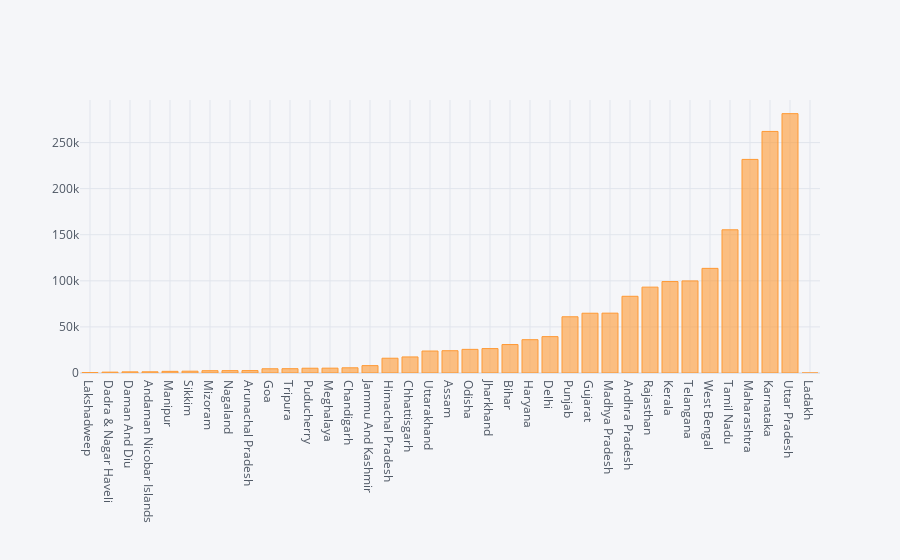

Notebook code for this chart:
### Code cell
df.iplot(kind='bar',x='States',y='Total',size=2)

### Figure 1 — Plotly figure (JSON) as saved in the notebook; plotly's stock layout.template omitted (floating-point values rounded to 4 significant figures)
{"data": [{"marker": {"color": "rgba(255, 153, 51, 0.6)", "line": {"color": "rgba(255, 153, 51, 1.0)", "width": 1}}, "name": "Total", "orientation": "v", "text": "", "type": "bar", "x": ["Lakshadweep", "Dadra & Nagar Haveli", "Daman And Diu", "Andaman Nicobar Islands", "Manipur", "Sikkim", "Mizoram", "Nagaland", "Arunachal Pradesh", "Goa", "Tripura", "Puducherry", "Meghalaya", "Chandigarh", "Jammu And Kashmir", "Himachal Pradesh", "Chhattisgarh", "Uttarakhand", "Assam", "Odisha", "Jharkhand", "Bihar", "Haryana", "Delhi", "Punjab", "Gujarat", "Madhya Pradesh", "Andhra Pradesh", "Rajasthan", "Kerala", "Telangana", "West Bengal", "Tamil Nadu", "Maharashtra", "Karnataka", "Uttar Pradesh", "Ladakh"], "y": [426, 941, 1250, 1294, 1790, 1952, 2496, 2561, 2624, 4584, 4667, 5172, 5244, 5631, 7995, 16040, 17430, 23843, 24178, 25650, 26496, 30857, 36141, 39455, 60997, 64862, 64939, 83230, 93176, 99227, 99919, 113535, 155375, 231739, 262109, 281402, 0]}], "layout": {"legend": {"bgcolor": "#F5F6F9", "font": {"color": "#4D5663"}}, "paper_bgcolor": "#F5F6F9", "plot_bgcolor": "#F5F6F9", "title": {"font": {"color": "#4D5663"}}, "xaxis": {"gridcolor": "#E1E5ED", "showgrid": true, "tickfont": {"color": "#4D5663"}, "title": {"font": {"color": "#4D5663"}, "text": ""}, "zerolinecolor": "#E1E5ED"}, "yaxis": {"gridcolor": "#E1E5ED", "showgrid": true, "tickfont": {"color": "#4D5663"}, "title": {"font": {"color": "#4D5663"}, "text": ""}, "zerolinecolor": "#E1E5ED"}}}
